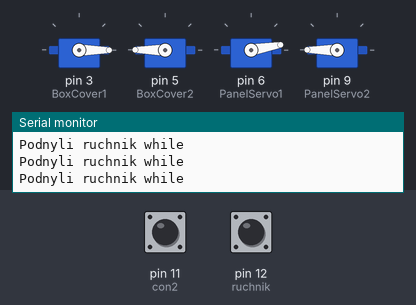
The sketch below on a simulated Arduino Uno, built with avr-gcc and run on an emulated ATmega328P. On the bench: 4 × servo, the last lines printed to the serial monitor. The test bench sets the inputs (shaded band); at power-on: pin 12 (ruchnik) LOW, pin 11 (con2) HIGH.

Above: at 6.4 s.
6.5 s: pin 12 (ruchnik) pulled HIGH for 0.15 s
At 7.2 s:
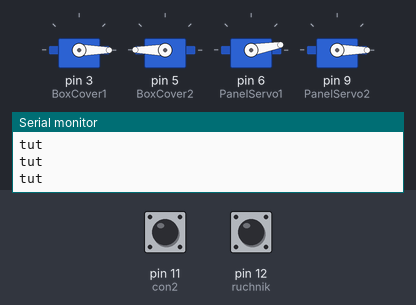
9.6 s: pin 11 (con2) pulled LOW for 0.15 s
At 10.7 s:
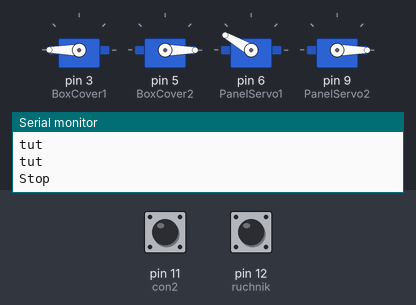
At 12.8 s:
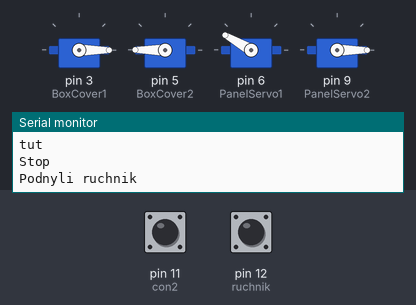
Timing chart, 0 to 16.4 s (numbered marks = the images above; inputs shaded):
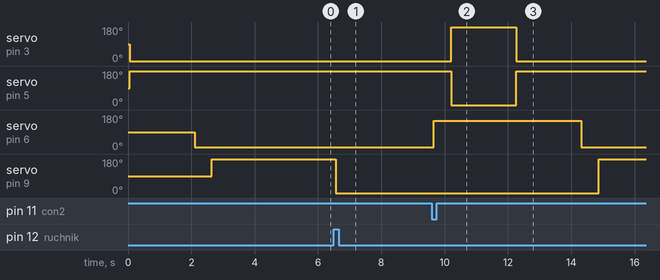

Measured:
- after the input at 6.5 s, servo on pin 9 (PanelServo2): 180° → 0° after 0.05 s
- after the input at 9.6 s, servo on pin 3 (BoxCover1): 0° → 180° after 0.61 s, → 0° 2.1 s later; servo on pin 5 (BoxCover2): 180° → 0° after 0.61 s, → 180° 2.1 s later; servo on pin 6 (PanelServo1): 10° → 150° after 0.06 s, → 10° 4.7 s later; servo on pin 9 (PanelServo2): 0° → 180° after 5.3 s

The sketch:

Ser_gotovo_02_03_21.ino
```cpp
/*
   Программа управления сервами 4 мотора . Транзисторы коммутируют питание GND
   Версия 1.0
  26.08.20 Корректировка прошивки, собрана установка
  05.10.20 Корректировка углов поворота сервю
*/
#include <Servo.h>
//Создаем переменные серво
#define DEBUG 1 //1- посылаем в сериал, 0 не отсылаем
//Выезжает спидометр
Servo BoxCover1;
Servo BoxCover2;
//Крышка спидометра
Servo PanelServo1;
Servo PanelServo2;

int angle1 = 0;     // Переменная,в которой хранится положение первого сервопривода
int interval1 = 10; // Интервал времени, через который будет производиться поворот первого сервопривода на один градус

int angle2 = 0;     // Переменная,в которой хранится положение второго сервопривода
int interval2 = 20; // Интервал времени, через который будет производиться поворот второго сервопривода на один градус
int pin = 2;
bool flag = true;
int n = 3;

//Описание переменных концевиков
int con1 = 10; //Концевик поворота крышки
int con2 = 11; //Концевик заезда крышки

int ruchnik = 12;

//Управление питанием
int PowerSer1 = 2;
int PowerSer2 = 4;
int PowerSer3 = 7;
int PowerSer4 = 8; //Выезжает крышка

void setup()
{
#ifdef DEBUG
  Serial.begin(9600);
#endif

  BoxCover1.attach(3);
  BoxCover2.attach(5);
  PanelServo1.attach(6);
  PanelServo2.attach(9);

  pinMode(con1, INPUT_PULLUP);
  pinMode(con2, INPUT_PULLUP);
  pinMode(ruchnik, INPUT_PULLUP);
  //Транзисторы управления питанием
  pinMode(PowerSer1, OUTPUT);
  pinMode(PowerSer2, OUTPUT);
  pinMode(PowerSer3, OUTPUT);
  pinMode(PowerSer4, OUTPUT);

  digitalWrite(PowerSer1, LOW);
  digitalWrite(PowerSer2, LOW);
  digitalWrite(PowerSer3, LOW);
  digitalWrite(PowerSer4, LOW);

  //Проверяем начальное положение
  /*
  Проверяем закрыта или нет крышка спидометра. Тут должен быть код который проверяет в каком положении система. Если она не "дома" то мы должны ее приввести домой.
  Необходимо учесть положение ручника. Минимизировать количество срабатываний.
  */
  //  if (digitalRead(con2) == HIGH)
  //  {
  //    delay(60);
  //    while (digitalRead(con2) == HIGH)
  //    {
  //      //Запускаем серву
  //      digitalWrite(PowerSer4, HIGH);
  //      PanelServo2.write(0);
  //      Serial.println("tut");
  //    }
  //    //Останавливаем серву
  //    digitalWrite(PowerSer4, LOW);
  //    PanelServo2.detach();
  //    Serial.println("Stop");
  //  }
  //  //Спидометр приехал вниз, теперь нужно закрыть крышку. Просто вращаем по времени
  //  digitalWrite(PowerSer3, HIGH);
  //  PanelServo1.write(0);
  //  delay(2000); //Вращаем определенное время
  //  digitalWrite(PowerSer3, LOW);
  //  PanelServo1.detach();
  //  //Возможно тут нужно будет поработать сервами , которые вращаются в разные стороны
  //  digitalWrite(PowerSer1, HIGH);
  //  digitalWrite(PowerSer2, HIGH);
  //  BoxCover1.write(180);
  //  BoxCover2.write(0);
  //  delay(2000);
  //  digitalWrite(PowerSer1, LOW);
  //  digitalWrite(PowerSer2, LOW);
  //  BoxCover1.detach();
  //  BoxCover2.detach();
}
void loop()
{
  //Ручник поднят
  if (!digitalRead(ruchnik))
  {
    delay(50);
    if (!digitalRead(ruchnik))
    {
#ifdef DEBUG
      Serial.println("Podnyli ruchnik");
#endif
      //Алгоритм который работает пока поднят ручник
      //Приборка поехала вниз
      BoxCover1.attach(3);
      BoxCover2.attach(5);
      digitalWrite(PowerSer1, HIGH);
      digitalWrite(PowerSer2, HIGH);
      BoxCover1.write(0);
      BoxCover2.write(180);
      delay(2000);
      digitalWrite(PowerSer1, LOW);
      digitalWrite(PowerSer2, LOW);
      BoxCover1.detach();
      BoxCover2.detach();
      delay(50);
      //Крышка открывается
      PanelServo1.attach(6);
      digitalWrite(PowerSer3, HIGH);
      PanelServo1.write(10); //Угол открытия
      delay(500); //Вращаем определенное время. Крышка спидометра
      digitalWrite(PowerSer3, LOW);
      PanelServo1.detach();
      delay(50);
      //Крышка поехала вниз
      PanelServo2.attach(9);
      digitalWrite(PowerSer4, HIGH);
      PanelServo2.write(180);
      delay(3000);
      digitalWrite(PowerSer4, LOW);
      PanelServo2.detach();

      while (!digitalRead(ruchnik) == HIGH)
      {
#ifdef DEBUG
        Serial.println("Podnyli ruchnik while");
#endif
        delay(50);
      }
    }
  }
  else
  {
    //Ручник опущен
    //Алгоритм который работает пока поднят ручник
    //----------------------------------------------------
    if (digitalRead(con2) == HIGH)
    {
      delay(50);
      //Поехали пока не нажали концевик
      while (digitalRead(con2) == HIGH)
      {
        //Запускаем серву
        PanelServo2.attach(9);
        digitalWrite(PowerSer4, HIGH);
        PanelServo2.write(0);
#ifdef DEBUG
        Serial.println("tut");
#endif
      }
      //Останавливаем серву
      digitalWrite(PowerSer4, LOW);
      PanelServo2.detach();
#ifdef DEBUG
      Serial.println("Stop");
#endif
      delay(50);
      //Крышка закрывается
      PanelServo1.attach(6);
      digitalWrite(PowerSer3, HIGH);
      PanelServo1.write(150); //Угол закрытия
      delay(500); //Вращаем определенное время. Время открытия крышки спидометра
      digitalWrite(PowerSer3, LOW);
      PanelServo1.detach();
      delay(50);
      //Возможно тут нужно будет поработать сервами , которые вращаются в разные стороны
      BoxCover1.attach(3);
      BoxCover2.attach(5);
      digitalWrite(PowerSer1, HIGH);
      digitalWrite(PowerSer2, HIGH);
      BoxCover1.write(180);
      BoxCover2.write(0);
      delay(2000);
      digitalWrite(PowerSer1, LOW);
      digitalWrite(PowerSer2, LOW);
      BoxCover1.detach();
      BoxCover2.detach();
    }

    //----------------------------------------------------
    //    while (digitalRead(ruchnik) == LOW)
    //    {
    //      delay(50);
    //    }
  }
}
```
